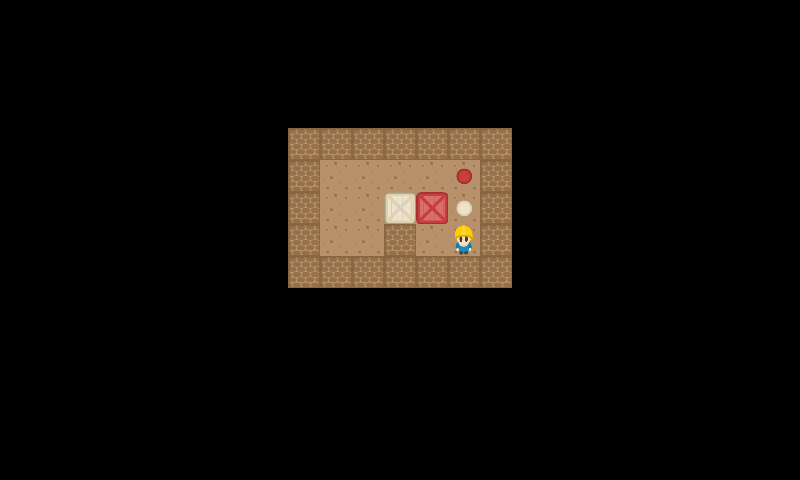

Rendered tile map (Tiled .tmx) drawn with the repository's tilesets; below, a short description and the map source with its tile grids summarised:
An orthogonal 25x15 tile map with 32x32 px tiles, 2 tile layers (StaticMap, Objetos).

<map version="1.0" orientation="orthogonal" renderorder="right-down" width="25" height="15" tilewidth="32" tileheight="32">
 <tileset firstgid="1" name="Tileset" tilewidth="32" tileheight="32">
  <image source="Tileset.png" width="192" height="192" />
  <tile id="0">
   <properties>
    <property name="tipo" value="pared" />
   </properties>
  </tile>
  <tile id="6">
   <properties>
    <property name="tipo" value="pared" />
   </properties>
  </tile>
  <tile id="8">
   <properties>
    <property name="color" value="purple" />
    <property name="tipo" value="endPoint" />
   </properties>
  </tile>
  <tile id="9">
   <properties>
    <property name="color" value="gray" />
    <property name="tipo" value="endPoint" />
   </properties>
  </tile>
  <tile id="10">
   <properties>
    <property name="color" value="brown" />
    <property name="tipo" value="endPoint" />
   </properties>
  </tile>
  <tile id="11">
   <properties>
    <property name="color" value="blue" />
    <property name="tipo" value="endPoint" />
   </properties>
  </tile>
  <tile id="12">
   <properties>
    <property name="tipo" value="pared" />
   </properties>
  </tile>
  <tile id="14">
   <properties>
    <property name="color" value="black" />
    <property name="tipo" value="endPoint" />
   </properties>
  </tile>
  <tile id="15">
   <properties>
    <property name="color" value="purple" />
    <property name="tipo" value="caja" />
   </properties>
  </tile>
  <tile id="16">
   <properties>
    <property name="color" value="gray" />
    <property name="tipo" value="caja" />
   </properties>
  </tile>
  <tile id="17">
   <properties>
    <property name="color" value="brown" />
    <property name="tipo" value="caja" />
   </properties>
  </tile>
  <tile id="18">
   <properties>
    <property name="tipo" value="pared" />
   </properties>
  </tile>
  <tile id="20">
   <properties>
    <property name="color" value="beige" />
    <property name="tipo" value="endPoint" />
   </properties>
  </tile>
  <tile id="21">
   <properties>
    <property name="color" value="blue" />
    <property name="tipo" value="caja" />
   </properties>
  </tile>
  <tile id="22">
   <properties>
    <property name="tipo" value="startPoint" />
   </properties>
  </tile>
  <tile id="24">
   <properties>
    <property name="tipo" value="pared" />
   </properties>
  </tile>
  <tile id="25">
   <properties>
    <property name="color" value="yellow" />
    <property name="tipo" value="endPoint" />
   </properties>
  </tile>
  <tile id="26">
   <properties>
    <property name="color" value="yellow" />
    <property name="tipo" value="caja" />
   </properties>
  </tile>
  <tile id="27">
   <properties>
    <property name="color" value="black" />
    <property name="tipo" value="caja" />
   </properties>
  </tile>
  <tile id="30">
   <properties>
    <property name="tipo" value="pared" />
   </properties>
  </tile>
  <tile id="31">
   <properties>
    <property name="color" value="red" />
    <property name="tipo" value="endPoint" />
   </properties>
  </tile>
  <tile id="32">
   <properties>
    <property name="color" value="red" />
    <property name="tipo" value="caja" />
   </properties>
  </tile>
  <tile id="33">
   <properties>
    <property name="color" value="beige" />
    <property name="tipo" value="caja" />
   </properties>
  </tile>
  <tile id="34">
   <properties>
    <property name="box" value="beige" />
   </properties>
  </tile>
 </tileset>
 <layer name="StaticMap" width="25" height="15">
  <data>[375 cells, 35 non-empty, 2 distinct tile ids]</data>
 </layer>
 <layer name="Objetos" width="25" height="15">
  <data>[375 cells, 5 non-empty, 5 distinct tile ids]</data>
 </layer>
</map>
